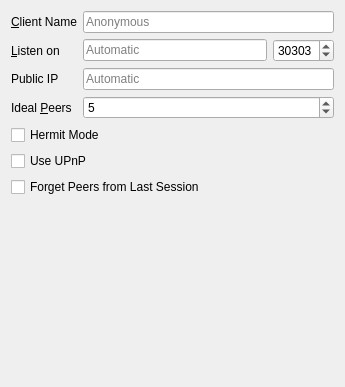
<?xml version="1.0" encoding="UTF-8"?>
<ui version="4.0">
 <class>NetworkSettings</class>
 <widget class="QWidget" name="NetworkSettings">
  <property name="geometry">
   <rect>
    <x>0</x>
    <y>0</y>
    <width>345</width>
    <height>387</height>
   </rect>
  </property>
  <layout class="QVBoxLayout" name="verticalLayout">
   <item>
    <layout class="QGridLayout" name="gridLayout_4">
     <item row="3" column="3">
      <widget class="QSpinBox" name="port">
       <property name="minimum">
        <number>1024</number>
       </property>
       <property name="maximum">
        <number>32767</number>
       </property>
       <property name="value">
        <number>30303</number>
       </property>
      </widget>
     </item>
     <item row="3" column="2">
      <widget class="QLineEdit" name="listenIP">
       <property name="inputMask">
        <string/>
       </property>
       <property name="text">
        <string/>
       </property>
       <property name="placeholderText">
        <string>Automatic</string>
       </property>
      </widget>
     </item>
     <item row="6" column="0" colspan="4">
      <widget class="QCheckBox" name="hermitMode">
       <property name="text">
        <string>Hermit Mode</string>
       </property>
      </widget>
     </item>
     <item row="7" column="0" colspan="4">
      <widget class="QCheckBox" name="useUpnp">
       <property name="text">
        <string>Use UPnP</string>
       </property>
      </widget>
     </item>
     <item row="0" column="2" colspan="2">
      <widget class="QLineEdit" name="clientName">
       <property name="placeholderText">
        <string>Anonymous</string>
       </property>
      </widget>
     </item>
     <item row="4" column="2" colspan="2">
      <widget class="QLineEdit" name="forcePublicIP">
       <property name="placeholderText">
        <string>Automatic</string>
       </property>
      </widget>
     </item>
     <item row="8" column="0" colspan="4">
      <widget class="QCheckBox" name="dropPeers">
       <property name="text">
        <string>Forget Peers from Last Session</string>
       </property>
      </widget>
     </item>
     <item row="5" column="0" colspan="2">
      <widget class="QLabel" name="label_8">
       <property name="text">
        <string>Ideal &amp;Peers</string>
       </property>
       <property name="buddy">
        <cstring>idealPeers</cstring>
       </property>
      </widget>
     </item>
     <item row="4" column="0" colspan="2">
      <widget class="QLabel" name="label_7">
       <property name="text">
        <string>Public IP</string>
       </property>
      </widget>
     </item>
     <item row="3" column="0" colspan="2">
      <widget class="QLabel" name="label_6">
       <property name="text">
        <string>&amp;Listen on</string>
       </property>
       <property name="buddy">
        <cstring>port</cstring>
       </property>
      </widget>
     </item>
     <item row="0" column="0" colspan="2">
      <widget class="QLabel" name="label_9">
       <property name="text">
        <string>&amp;Client Name</string>
       </property>
       <property name="buddy">
        <cstring>clientName</cstring>
       </property>
      </widget>
     </item>
     <item row="5" column="2" colspan="2">
      <widget class="QSpinBox" name="idealPeers">
       <property name="minimum">
        <number>1</number>
       </property>
       <property name="value">
        <number>5</number>
       </property>
      </widget>
     </item>
    </layout>
   </item>
   <item>
    <spacer name="verticalSpacer">
     <property name="orientation">
      <enum>Qt::Vertical</enum>
     </property>
     <property name="sizeType">
      <enum>QSizePolicy::Expanding</enum>
     </property>
     <property name="sizeHint" stdset="0">
      <size>
       <width>20</width>
       <height>40</height>
      </size>
     </property>
    </spacer>
   </item>
  </layout>
 </widget>
 <layoutdefault spacing="6" margin="11"/>
 <resources/>
 <connections/>
</ui>
